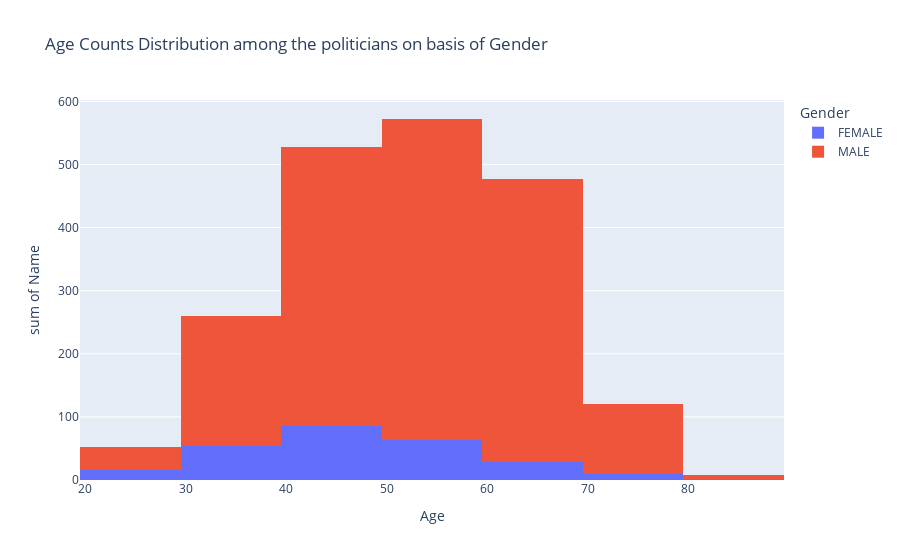

Notebook source saved alongside this figure:
### Code cell
fig = px.histogram(age_data, 
                   x="Age",y='Name',color='Gender',
                   title='Age Counts Distribution among the politicians')
fig.update_layout(title_text='Age Counts Distribution among the politicians on basis of Gender')
fig.show()

### Figure 1 — Plotly figure (JSON) as saved in the notebook; plotly's stock layout.template omitted (floating-point values rounded to 4 significant figures)
{"data": [{"alignmentgroup": "True", "bingroup": "x", "histfunc": "sum", "hovertemplate": "Gender=FEMALE<br>Age=%{x}<br>sum of Name=%{y}<extra></extra>", "legendgroup": "FEMALE", "marker": {"color": "#636efa", "pattern": {"shape": ""}}, "name": "FEMALE", "offsetgroup": "FEMALE", "orientation": "v", "showlegend": true, "type": "histogram", "x": [25, 26, 27, 28, 29, 30, 31, 32, 33, 34, 35, 36, 37, 38, 39, 40, 41, 42, 43, 44, 45, 46, 47, 48, 49, 50, 51, 52, 53, 54, 55, 56, 57, 58, 59, 60, 61, 62, 64, 65, 66, 67, 68, 69, 70, 71, 72, 73, 74, 81], "xaxis": "x", "y": [5, 4, 2, 3, 2, 5, 4, 5, 7, 3, 3, 5, 8, 8, 6, 6, 8, 9, 9, 8, 10, 7, 11, 12, 6, 9, 5, 9, 5, 6, 6, 8, 8, 5, 3, 3, 7, 3, 1, 4, 1, 1, 3, 5, 3, 2, 1, 1, 2, 1], "yaxis": "y"}, {"alignmentgroup": "True", "bingroup": "x", "histfunc": "sum", "hovertemplate": "Gender=MALE<br>Age=%{x}<br>sum of Name=%{y}<extra></extra>", "legendgroup": "MALE", "marker": {"color": "#EF553B", "pattern": {"shape": ""}}, "name": "MALE", "offsetgroup": "MALE", "orientation": "v", "showlegend": true, "type": "histogram", "x": [25, 26, 27, 28, 29, 30, 31, 32, 33, 34, 35, 36, 37, 38, 39, 40, 41, 42, 43, 44, 45, 46, 47, 48, 49, 50, 51, 52, 53, 54, 55, 56, 57, 58, 59, 60, 61, 62, 63, 64, 65, 66, 67, 68, 69, 70, 71, 72, 73, 74, 75, 76, 77, 78, 79, 80, 81, 82, 83, 86], "xaxis": "x", "y": [1, 6, 8, 11, 11, 10, 16, 18, 22, 14, 17, 27, 27, 29, 26, 30, 34, 46, 50, 52, 34, 55, 40, 50, 50, 46, 48, 57, 43, 49, 61, 49, 40, 58, 57, 49, 54, 49, 44, 56, 47, 39, 43, 45, 23, 22, 20, 14, 12, 9, 7, 6, 8, 10, 4, 1, 1, 2, 1, 2], "yaxis": "y"}], "layout": {"barmode": "relative", "legend": {"title": {"text": "Gender"}, "tracegroupgap": 0}, "title": {"text": "Age Counts Distribution among the politicians on basis of Gender"}, "xaxis": {"anchor": "y", "domain": [0, 1], "title": {"text": "Age"}}, "yaxis": {"anchor": "x", "domain": [0, 1], "title": {"text": "sum of Name"}}}}
